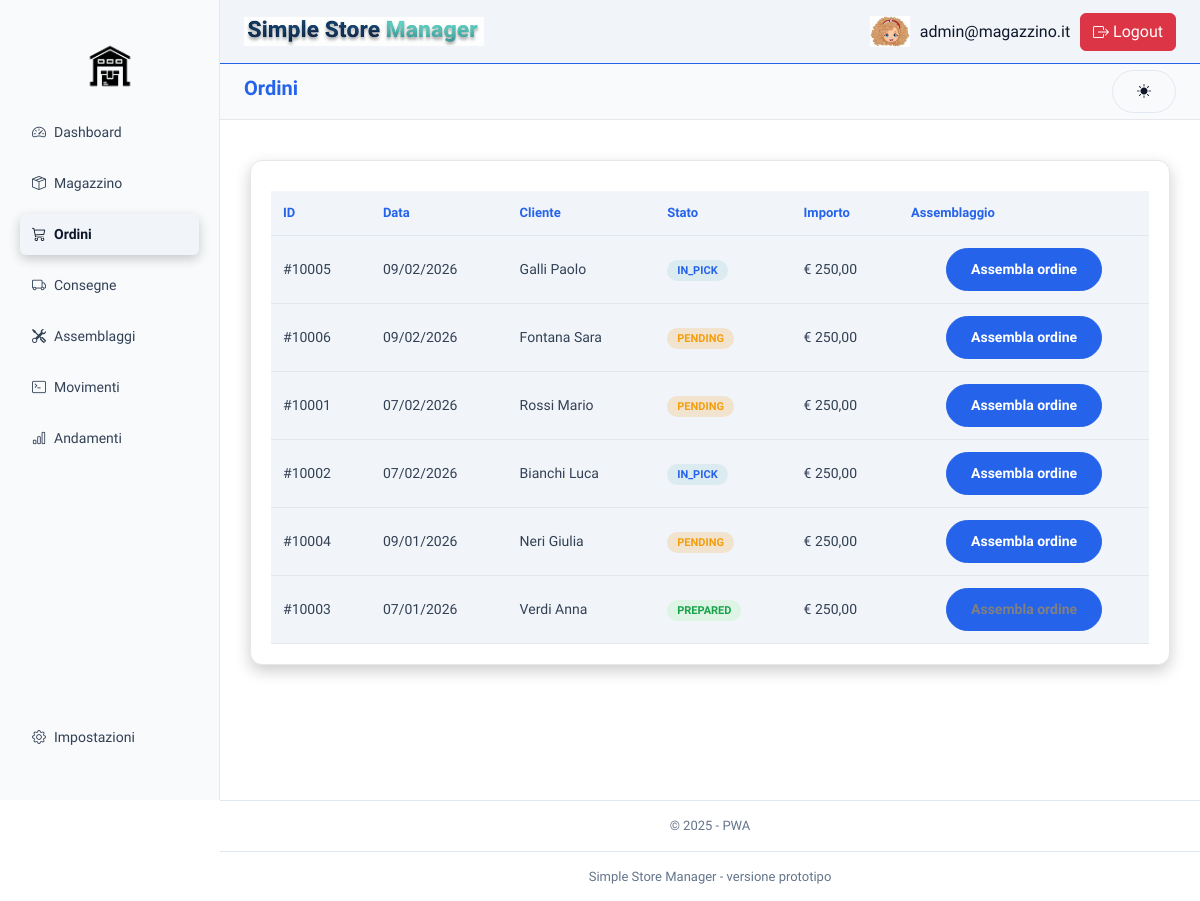
The page /index.php?page=ordini (signed in) on the database its author committed.
### tables this page shows
CREATE TABLE `ordini` (
  `id` int(5) NOT NULL,
  `id_shopify` int(5) NOT NULL,
  `data_creazione` datetime NOT NULL DEFAULT current_timestamp(),
  `stato` enum('PENDING','IN_PICK','PREPARED') NOT NULL DEFAULT 'PENDING',
  `id_cliente` int(5) NOT NULL
);

CREATE TABLE `cliente` (
  `codice` int(5) NOT NULL,
  `nome` varchar(20) NOT NULL,
  `cognome` varchar(20) NOT NULL,
  `email` varchar(40) NOT NULL,
  `numero` varchar(15) DEFAULT NULL
);

### backend/query/ordini.php (called while the page is built, shortened)
<?php
function getAllOrdini(){
    $pdo=connect();
    $sql = "SELECT o.id,o.id_shopify, DATE_FORMAT(o.data_creazione, '%d/%m/%Y') AS data_creazione,o.stato, c.nome, c.cognome
    FROM ordini o
    JOIN cliente c ON o.id_cliente = c.codice
    ORDER BY o.data_creazione DESC;";
    $stmt = $pdo->query($sql);
    return $stmt->fetchAll(PDO::FETCH_ASSOC);
}
?>

### frontend/ordini/ordini.php (the view, shortened to what this page needs)
<?php
require_once 'backend/query/ordini.php';
$ordini = getAllOrdini();
?>
<!DOCTYPE html>
<html lang="it">
<body>
  <div class="main">
    <div class="card full">
      <table class="orders-table">
        <thead>
          <tr>
            <th>ID</th>
            <th>Data</th>
            <th>Cliente</th>
            <th>Stato</th>
            <th>Importo</th>
            <th>Assemblaggio</th>
          </tr>
        </thead>
        <tbody>
          <?php foreach ($ordini as $ordine): ?>
            <tr class="assembly_component">
              <td>#<?= $ordine['id_shopify']; ?></td>
              <td><?= $ordine['data_creazione']; ?></td>
              <td><?= $ordine['cognome']; ?> <?= $ordine['nome']; ?></td>
              <td><span class="status <?= strtolower($ordine['stato']); ?>"><?= $ordine['stato']; ?></span></td>
              <td>€ 250,00</td>
              <td class="order-action text-center">
                <button class="btn-primary">
                  <a <?= $ordine['stato'] != 'PREPARED' ? 'href="index.php?page=assemblaggiOrdine&id_ordine=' . $ordine['id'] . '" style="color: white; text-decoration: none;"' : 'style="color: gray; text-decoration: none; cursor: default;" disabled' ?>>Assembla ordine</a>
                </button>
              </td>
            </tr>
          <?php endforeach; ?>
        </tbody>
      </table>
    </div>
  </div>
  <div class="footer">© 2025 - PWA</div>
</body>
</html>

### frontend/stile/layout.css (style rules this page uses)
* { box-sizing: border-box; margin: 0; padding: 0; }
body { font-family: "Sora", sans-serif; background-color: var(--background-color); color: var(--text-light); line-height: 1.5; -webkit-font-smoothing: antialiased; }
.main { margin-left: 220px; padding: 140px 30px 30px; min-height: 100vh; }
.card { background: var(--background-section); padding: 20px; border-radius: 12px; border: 1px solid var(--background-hover); box-shadow: 0 6px 16px rgba(0, 0, 0, 0.2); display: flex; flex-direction: column; color: var(--text-light); }
.card.full { width: 100%; margin: 20px 0; }
.orders-table, .assembly-table { width: 100%; border-collapse: collapse; margin-top: 10px; }
.orders-table th, .assembly-table th { text-align: left; font-size: 13px; color: var(--highlight-color); padding: 12px; background-color: var(--background-thead); font-weight: 600; border-bottom: 1px solid var(--border-color); }
.orders-table td, .assembly-table td { padding: 12px; border-bottom: 1px solid var(--background-hover); font-size: 14px; color: var(--text-grey); }
.status { padding: 4px 10px; border-radius: 20px; font-size: 11px; font-weight: bold; text-transform: uppercase; }
.status.pending { background: rgba(241, 155, 35, 0.2); color: var(--secondary-color); }
.status.in_pick { background: rgba(130, 192, 204, 0.2); color: var(--highlight-color); }
.status.prepared { background: rgba(144, 238, 144, 0.2); color: var(--success-color); }
.btn-primary { display: inline-flex; align-items: center; justify-content: center; padding: 10px 24px; font-size: 14px; font-weight: 600; color: var(--background-color); background-color: var(--highlight-color); border: 1px solid var(--highlight-color); border-radius: 999px; cursor: pointer; transition: all 0.2s ease; }
.assembly_component { background: var(--background-thead); cursor: pointer; font-weight: 500; color: var(--text-light); border-bottom: 1px solid var(--background-color); }
.footer { margin-left: 220px; text-align: center; padding: 15px; font-size: 13px; color: var(--text-muted); background-color: var(--background-color); border-top: 1px solid var(--border-color); }

### frontend/stile/style-light.css (style rules this page uses)
:root { --primary-color: #f1f5f9; --secondary-color: #f59e0b; --highlight-color: #2563eb; --highlight-hover: #1e40af; --background-color: #ffffff; --background-alt: #f8fafc; --background-section: #ffffff; --background-thead: #f1f5f9; --background-hover: #e5e7eb; --text-light: #0f172a; --text-grey: #334155; --text-muted: #64748b; --text-admin: #1e40af; --error-color: #dc2626; --success-color: #16a34a; --warning-color: #f59e0b; --info-color: #2563eb; --border-color: #e2e8f0; --shadow-light: rgba(15, 23, 42, 0.08); --shadow-strong: rgba(15, 23, 42, 0.15); --bg-body: var(--background-color); --bg-card: var(--background-section); --bg-input: #f1f5f9; --border-input: #e2e8f0; --border-input-focus: var(--highlight-color); --btn-bg: var(--secondary-color); --btn-bg-hover: #d97706; --text-primary: var(--text-light); --text-placeholder: #94a3b8; --text-error: var(--error-color); --text-error-alt: #b91c1c; --shadow-card: var(--shadow-light); --shadow-input-focus: rgba(37, 99, 235, 0.25); --qr-overlay-bg: rgba(15, 23, 42, 0.45); --qr-modal-bg: #ffffff; --qr-modal-text: #0f172a; --qr-shadow: rgba(15, 23, 42, 0.15); --qr-canvas-bg: #f8fafc; --qr-code-bg: #ffffff; --qr-code-text: #0f172a; --qr-close-color: #64748b; --qr-close-hover: #1e40af; }

### rows shown on the page
ordini: id_shopify "10005", data_creazione "09/02/2026", id_cliente.cognome "Galli", id_cliente.nome "Paolo", stato "IN_PICK"
ordini: id_shopify "10006", data_creazione "09/02/2026", id_cliente.cognome "Fontana", id_cliente.nome "Sara", stato "PENDING"
ordini: id_shopify "10001", data_creazione "07/02/2026", id_cliente.cognome "Rossi", id_cliente.nome "Mario", stato "PENDING"
ordini: id_shopify "10002", data_creazione "07/02/2026", id_cliente.cognome "Bianchi", id_cliente.nome "Luca", stato "IN_PICK"
ordini: id_shopify "10004", data_creazione "09/01/2026", id_cliente.cognome "Neri", id_cliente.nome "Giulia", stato "PENDING"
ordini: id_shopify "10003", data_creazione "07/01/2026", id_cliente.cognome "Verdi", id_cliente.nome "Anna", stato "PREPARED"

### other values the page prints
$pagina "Dashboard"
$pagina "Magazzino"
$pagina "Ordini"
$pagina "Consegne"
$pagina "Assemblaggi"
$pagina "Movimenti"
$pagina "Andamenti"
$pagina "Impostazioni"
$_SESSION['user'] "admin@magazzino.it"
$page "Ordini"
